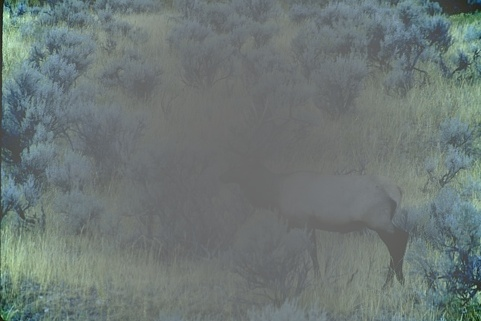
#> input picture source/fog_image_1.jpg, 481 x 321 px
$ python run.py
#> lines starting #> are read from the running program, lines starting #| are printed output that depends on the picture
### non_learning/histogram_stretching/main.py
import cv2
from algorithm import AlgorithmBase

class GrayscaleHistogramStretching(AlgorithmBase):
    def __init__(self):
        super().__init__("Histogram Stretching")

    def run(self, image, out):
#> called with image = './source/fog_image_1.jpg', out = './output/Grayscale-fog_image_1.jpg'
        img = cv2.imread(image, 0)
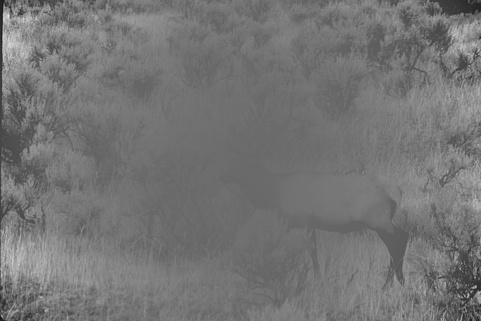
#> img: shape (321, 481); min 16, max 238, mean 116.3
        equ = cv2.equalizeHist(img)
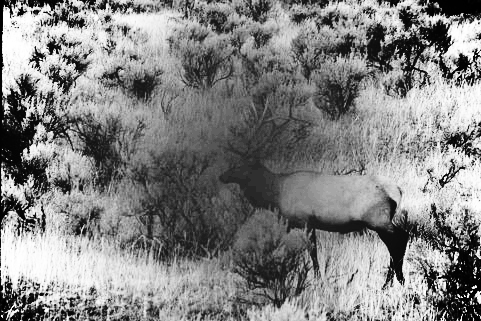
#> equ: shape (321, 481); min 0, max 255, mean 130.6
#> pass 2 of the loop `for image in input_images:`:
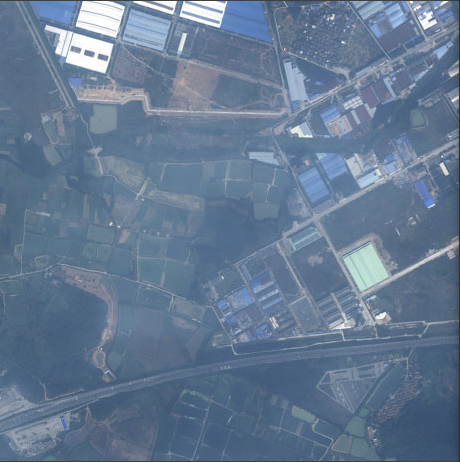
#> input picture source/fog_image_2.png, 460 x 462 px
#> img: shape (462, 460)
#> equ: shape (462, 460)
#> pass 3 of the loop `for image in input_images:`:
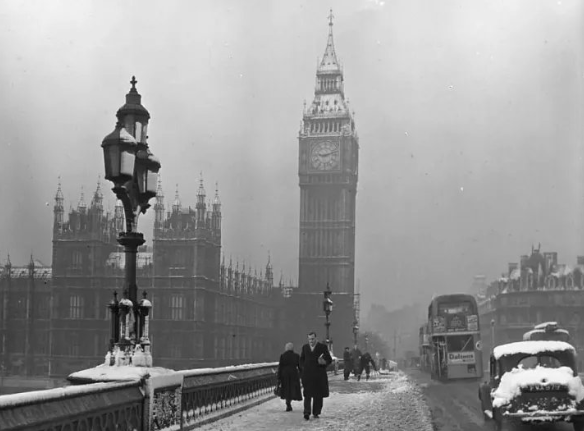
#> input picture source/fog_image_3.png, 584 x 431 px
#> in run, img is the input picture: shape (431, 584); min 6, max 254, mean 151.2
#> in run (call 3), `equ = cv2.equalizeHist(img)`:
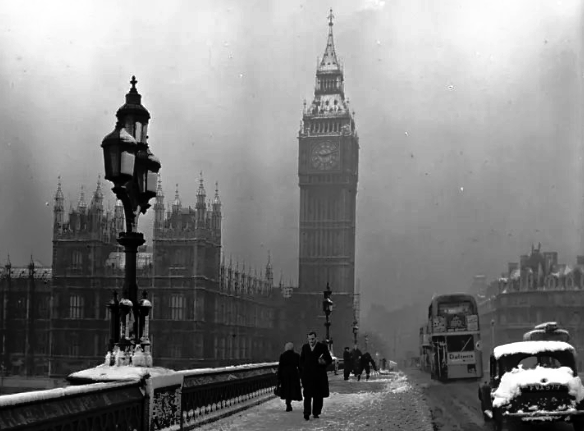
#> equ: shape (431, 584); min 0, max 255, mean 128.3
        cv2.imwrite(out, equ)
        cv2.waitKey()
        cv2.destroyAllWindows()

class RGBHistogramStretching(AlgorithmBase):
    def __init__(self):
        super().__init__("Histogram Stretching")

    def run(self, image, out):
#> called with image = './source/fog_image_1.jpg', out = './output/RGB-fog_image_1.jpg'
        img = cv2.imread(image)
#> img is the input picture: shape (321, 481, 3); mean B, G, R 118, 119.7, 109
        b, g, r = cv2.split(img)
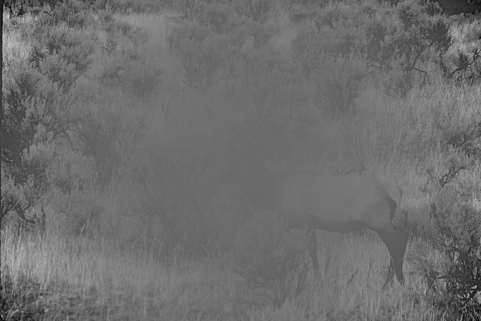
#> r: shape (321, 481); min 4, max 211, mean 109
        bH = cv2.equalizeHist(b)
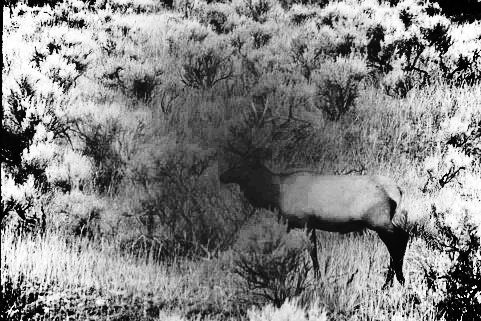
#> bH: shape (321, 481); min 0, max 255, mean 130.6
        gH = cv2.equalizeHist(g)
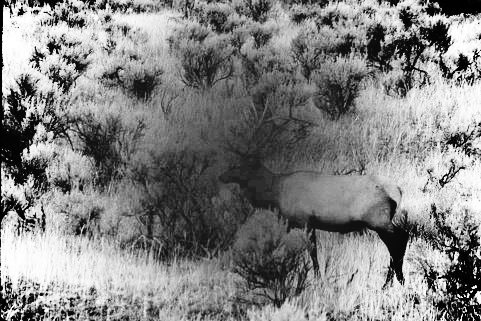
#> gH: shape (321, 481); min 0, max 255, mean 130.2
        rH = cv2.equalizeHist(r)
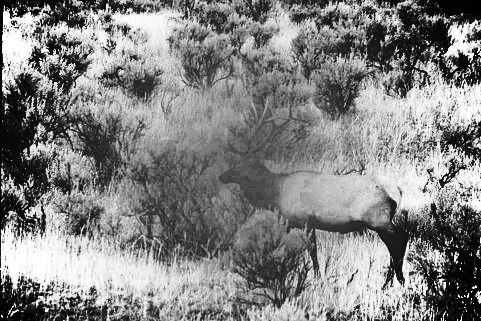
#> rH: shape (321, 481); min 0, max 255, mean 131.1
        # 合并每一个通道
        result = cv2.merge((bH, gH, rH))
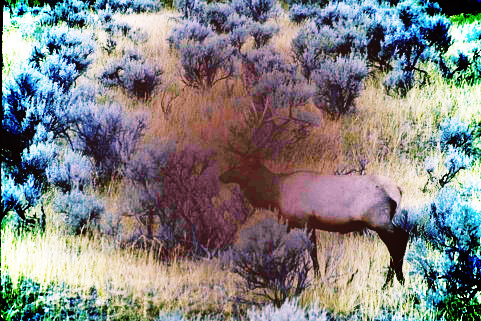
#> result: shape (321, 481, 3); mean B, G, R 130.6, 130.2, 131.1
        cv2.imwrite(out, result)
        cv2.waitKey()
        cv2.destroyAllWindows()

### algorithm.py
from abc import ABC, abstractmethod

class AlgorithmBase:
    def __init__(self, name):
        self.name = name

### run.py

from non_learning import histogram_stretching

algorithm_list = {'Grayscale-Histogram-Stretching': histogram_stretching.GrayscaleHistogramStretching(),
                  'RGB-Histogram-Stretching': histogram_stretching.RGBHistogramStretching()}

class AlgorithmFactory:
    def __init__(self):
        self.algorithm_list = algorithm_list

    def get_algorithm(self, name):
        return self.algorithm_list[name]


if __name__ == '__main__':

    input_images = ['./source/fog_image_1.jpg', './source/fog_image_2.png', './source/fog_image_3.png']

    # Grayscale-Histogram-Stretching
    algorithm_factory = AlgorithmFactory()
    algorithm = algorithm_factory.get_algorithm('Grayscale-Histogram-Stretching')
    for image in input_images:
        algorithm.run(image, './output/Grayscale-' + image.split('/')[-1])


    # RGB-Histogram-Stretching
    algorithm = algorithm_factory.get_algorithm('RGB-Histogram-Stretching')
    for image in input_images:
        algorithm.run(image, './output/RGB-' + image.split('/')[-1])
#> pass 2 of the loop `for image in input_images:`:
#> in run, img is the input picture: shape (462, 460, 3); mean B, G, R 146.4, 121.8, 100.8
#> b: shape (462, 460)
#> g: shape (462, 460)
#> in run (call 2), `b, g, r = cv2.split(img)`:
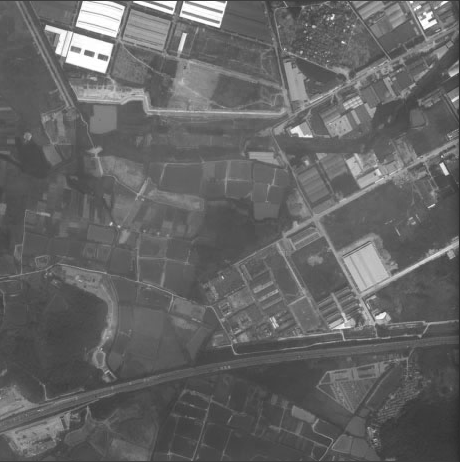
#> r: shape (462, 460); min 44, max 255, mean 100.8
#> bH: shape (462, 460)
#> gH: shape (462, 460)
#> rH: shape (462, 460)
#> in run (call 2), `result = cv2.merge((bH, gH, rH))`:
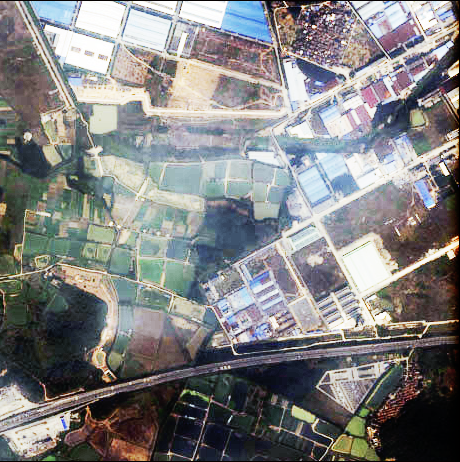
#> result: shape (462, 460, 3); mean B, G, R 129.4, 129.3, 129.4
#> pass 3 of the loop `for image in input_images:`:
#> result: shape (431, 584, 3)
